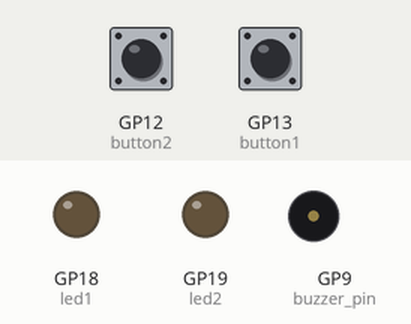
Recording of a program running on a simulated Raspberry Pi Pico running MicroPython. Shown: output pins drawn as LEDs (lit = HIGH), buzzer (waves = sounding). The inputs (shaded band) are chosen by the test bench; at power-on: GP12 (button2) HIGH, GP13 (button1) HIGH.

Above: at 1.2 s.
1.3 s: GP12 (button2) pulled LOW for 0.15 s
At 1.4 s:
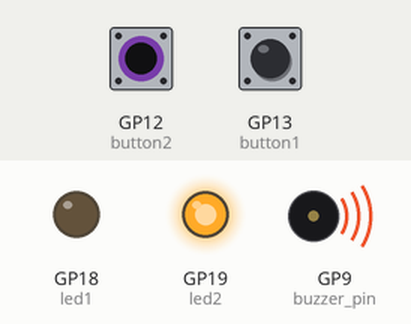
3.0 s: GP13 (button1) pulled LOW for 0.15 s
At 3.1 s:
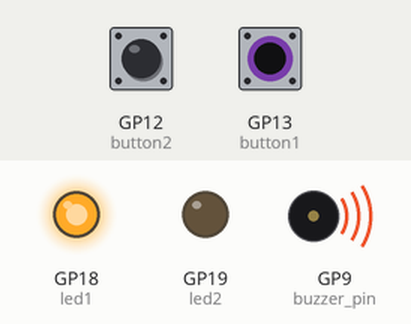
4.7 s: GP13 (button1) pulled LOW for 3.2 s
At 8.2 s:
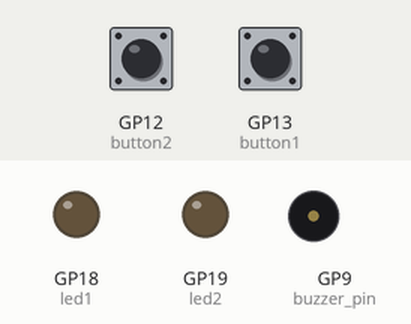
9.4 s: GP12 (button2) pulled LOW for 3.2 s
At 10.5 s:
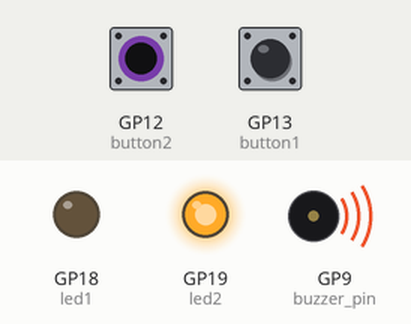
Timing chart, 0 to 14.1 s (numbered marks = the images above; inputs shaded):
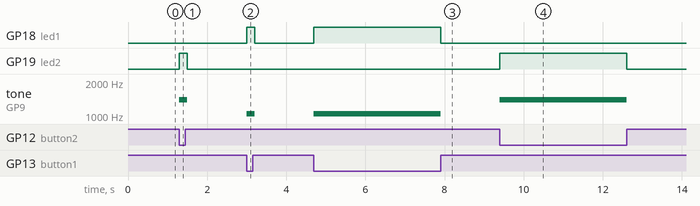

The program:

3.4_button_control_LEDs_2.py
```python
from machine import Pin, PWM
from time import sleep

button1 = machine.Pin(13, machine.Pin.IN, machine.Pin.PULL_UP)
button2 = machine.Pin(12, machine.Pin.IN, machine.Pin.PULL_UP)
led1 = machine.Pin(18, machine.Pin.OUT)
led2 = machine.Pin(19, machine.Pin.OUT)
buzzer_pin = machine.Pin(9)
buzzer = machine.PWM(buzzer_pin)

while True:
    if button1.value() == 0: # Button 1 pressed
        led1.on()
        buzzer.freq(1047) # Set buzzer frequency
        buzzer.duty_u16(512)  # Set volume (0~65535)
        sleep(0.2)
        buzzer.duty_u16(0)
        led1.off()
    elif button2.value() == 0: # Button 2 pressed
        led2.on()
        buzzer.freq(1397) # Set buzzer frequency
        buzzer.duty_u16(512)  # Set volume (0~65535)
        sleep(0.2)
        buzzer.duty_u16(0)
        led2.off()
    else:
        pass
```

Measured:
- after the input at 1.3 s, GP19 (led2): LOW → HIGH at once, → LOW 0.20 s later; tone on GP9 (buzzer_pin): silent → 1397 Hz at once, → silent 0.20 s later
- after the input at 3.0 s, GP18 (led1): LOW → HIGH at once, → LOW 0.20 s later; tone on GP9 (buzzer_pin): silent → 1047 Hz at once, → silent 0.20 s later
- after the input at 4.7 s, GP18 (led1): LOW → HIGH at once, → LOW 3.2 s later; tone on GP9 (buzzer_pin): silent → 1047 Hz at once, → silent 3.2 s later
- after the input at 9.4 s, GP19 (led2): LOW → HIGH at once, → LOW 3.2 s later; tone on GP9 (buzzer_pin): silent → 1397 Hz at once, → silent 3.2 s later
